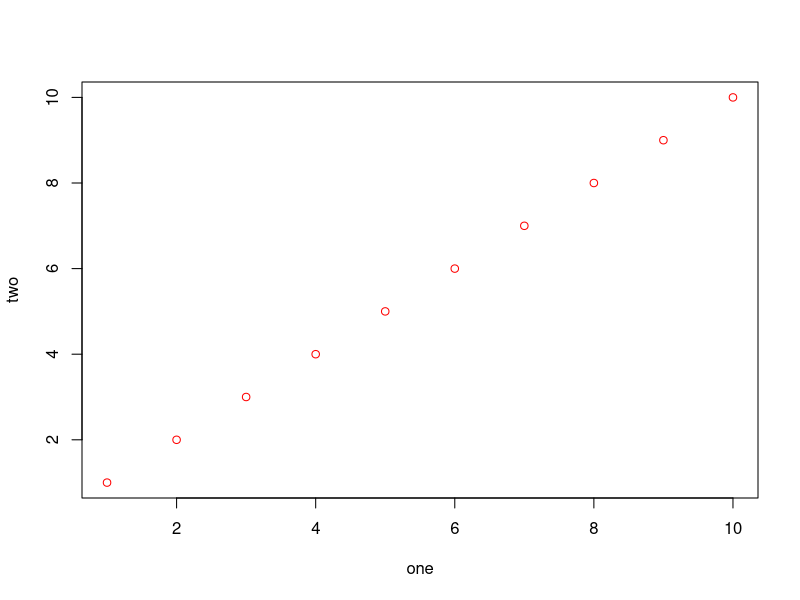

The R source for this figure: (Note: this script raises an error after producing the figure.)
## Functions that return functions with
## bindings for some arguments

powb <- function(n) {
    return(function(x) x^n)
}

cc <- powb(3)
cc(2)

as.list(environment(cc))
ls(envir = environment(cc))

## not that helpful
as.list(environment(powb))

## lazy eval
fab <- function(a, b) 2 * a
fab(3) ## no error



## What is in the ...?
## use list(...)
f6 <- function(one, two, ...) {
    plot(one, two, ...)
}

debugonce(f6)

f6(1:10, 1:10, col = "red", lty = 2)
## now, use list(...) inside


### Stop here

## More scoping
f2 <- function(x) {
    yy <- 5 + x
    return(yy)
}

f1 <- function(x) {
    x <- 3 * x
    z <- f2(x)
    3 * z
}

f1(2) ## x becomes 6, z becomes 11


rm(list = ls())

g1 <- function(x) x + y
y <- 10
g1(1)


g2 <- function(u) {
    y <- 100
    g1(u)
}

g2(1)

y <- 1000
g2(1)
## So g1 uses the y in the global env.,
## the place it was defined. Using the
## y inside g2 would have been dynamic scoping.


## Compare the above to

g4 <- function(u) {
    g5 <- function(x) x + y
    y <- 100 ## though clearer if before g5
    g5(u)
}

g4(1)

y <- -1000
g4(2)




## Miscellaneous things not to do
f4 <- function(one, two, three = 3, four) {
    cat("one = ", one, 
        " two = ", two, 
        " three = ", three,
        " four = ", four,
        "\n")
}

## very confusing
f4(1, 4, 3, 2)

f5 <- function(one, ..., two) {
    plot(one, two, ...)
}
## won't work
f5(1:5, col = "red", 1:5)

## need this, but again bad practice
f5(1:5, col = "red", two = 1:5)

f5(1:5, two = 1:5, col = "red")



